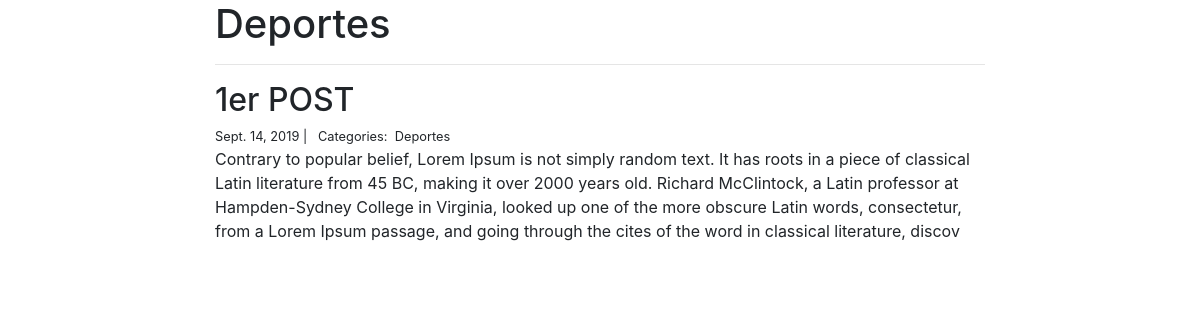
The app's page /Deportes with its own data.
### blog/models.py (models this page shows, shortened)
class Category(models.Model):
	name = models.CharField(max_length = 20)

class Post(models.Model):
	title = models.CharField(max_length = 255)
	body = models.TextField()
	created_on = models.DateTimeField(auto_now_add = True)
	last_modified = models.DateTimeField(auto_now = True)
	categories = models.ManyToManyField('Category', related_name = 'posts')

### blog/views.py (the view)
# urls.py: url(r'^(?P<category>\w+)$', blog_category, name="blog_category"),
def blog_category(request, category):
	posts = Post.objects.filter(
		categories__name__contains=category
	).order_by(
		'-created_on'
	)
	context = {
		'category': category,
		'posts': posts,
	}
	return render(request, "blog_category.html", context)

### blog/templates/blog_category.html
{% extends "base.html" %}
{% block page_content %}
<div class="col-md-8 offset-md-2">
	<h1>{{ category | title}}</h1>
	<hr>
	{% for post in posts %}
	<h2>{{post.title}}</h2>
	<small>
		{{post.created_on.date}} | &nbsp;
		Categories:&nbsp;
		{% for category in post.categories.all %}
			{{ category.name }}
		{% endfor %}
	</small>
	<p>{{post.body | slice:":400"}}</p>
	{% endfor %}
</div>
{% endblock %}

### records on screen
Category: name "Deportes"
Post: title "1er POST", created_on "Sept. 14, 2019", body "Contrary to popular belief, Lorem Ipsum is not simply random text. It has roots in a piece of classical Latin literature from 45 BC, making it over 2000 years old. Richard McClintock, a Latin professor at Hampden-Sydney College in Virginia, looked up one of the more obscure Latin words, consectetur, from a Lorem Ipsum passage, and going through the cites of the word in classical literature, discov"
